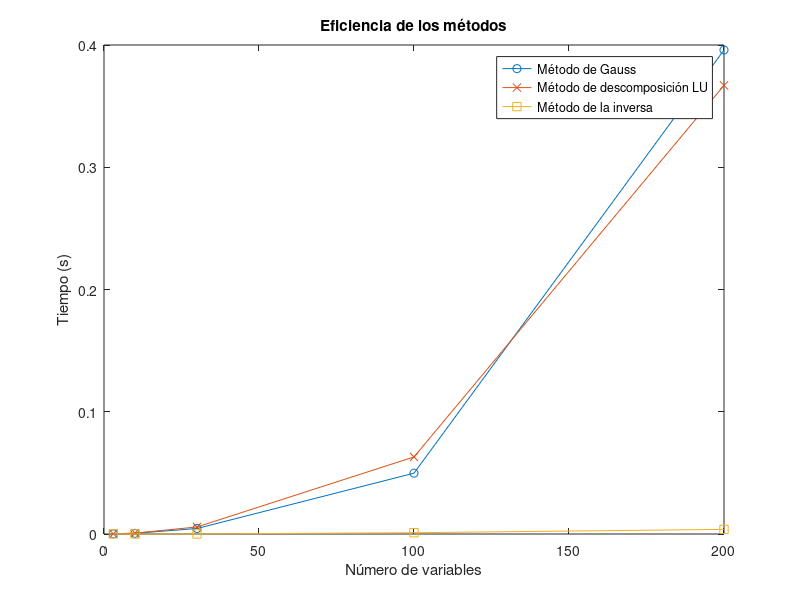

MATLAB code to generate this figure:
function mainTiempos()
    comparar_tiempos();
end

function comparar_tiempos()
    tamanos = [3, 10, 30, 100, 200];
    tiempos_gauss = zeros(length(tamanos), 1);
    tiempos_lu = zeros(length(tamanos), 1);
    tiempos_inversa = zeros(length(tamanos), 1);

    for i = 1:length(tamanos)
        n = tamanos(i);
        A = rand(n, n);
        b = rand(n, 1);
        
        % Tiempo para método de Gauss
        tic;
        gauss(A, b);
        tiempos_gauss(i) = toc;
        
        % Tiempo para método de descomposición LU
        tic;
        [L, U] = lu_decomposition(A);
        solve_lu(L, U, b);
        tiempos_lu(i) = toc;
        
        % Tiempo para método de la inversa
        tic;
        inversa(A, b);
        tiempos_inversa(i) = toc;
    end
    
    % Graficar los resultados
    figure;
    plot(tamanos, tiempos_gauss, '-o', 'DisplayName', 'Método de Gauss');
    hold on;
    plot(tamanos, tiempos_lu, '-x', 'DisplayName', 'Método de descomposición LU');
    plot(tamanos, tiempos_inversa, '-s', 'DisplayName', 'Método de la inversa');
    xlabel('Número de variables');
    ylabel('Tiempo (s)');
    title('Eficiencia de los métodos');
    legend show;
    hold off;
end

function x = gauss(A, b)
    n = length(b);
    % Eliminación Gaussiana
    for k = 1:n-1
        for i = k+1:n
            factor = A(i,k) / A(k,k);
            A(i,k:n) = A(i,k:n) - factor * A(k,k:n);
            b(i) = b(i) - factor * b(k);
        end
    end
    % Sustitución regresiva
    x = zeros(n, 1);
    x(n) = b(n) / A(n,n);
    for i = n-1:-1:1
        x(i) = (b(i) - A(i,i+1:n) * x(i+1:n)) / A(i,i);
    end
end

function [L, U] = lu_decomposition(A)
    n = size(A, 1);
    L = eye(n);
    U = zeros(n);
    for j = 1:n
        for i = 1:j
            U(i,j) = A(i,j) - L(i,1:i-1) * U(1:i-1,j);
        end
        for i = j+1:n
            L(i,j) = (A(i,j) - L(i,1:j-1) * U(1:j-1,j)) / U(j,j);
        end
    end
end

function x = solve_lu(L, U, b)
    % Sustitución progresiva para resolver Lc = b
    n = length(b);
    c = zeros(n, 1);
    for i = 1:n
        c(i) = b(i) - L(i, 1:i-1) * c(1:i-1);
    end
    % Sustitución regresiva para resolver Ux = c
    x = zeros(n, 1);
    for i = n:-1:1
        x(i) = (c(i) - U(i, i+1:n) * x(i+1:n)) / U(i, i);
    end
end

function x = inversa(A, b)
    x = inv(A) * b;
end
